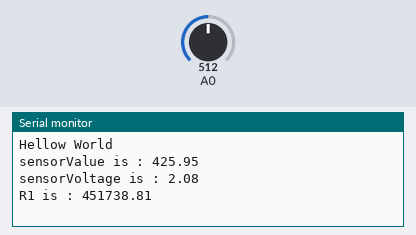
A sketch run on a simulated Arduino Uno, built with avr-gcc and run on an emulated ATmega328P. Shown: the last lines printed to the serial monitor. The inputs (shaded band) are chosen by the test bench; at power-on: A0 = 512.

Above: at 1.2 s.
1.3 s: A0 set to 716
At 2.5 s:
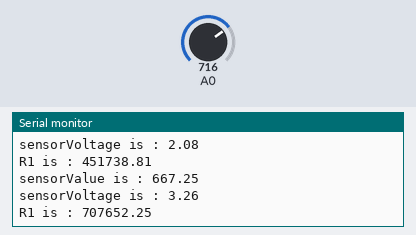
2.8 s: A0 set to 900
At 3.9 s:
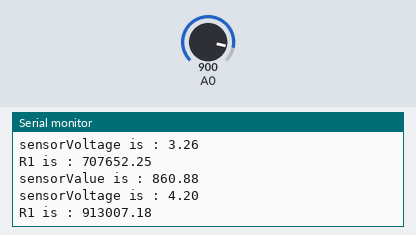
Timing chart, 0 to 5.8 s (numbered marks = the images above; inputs shaded):
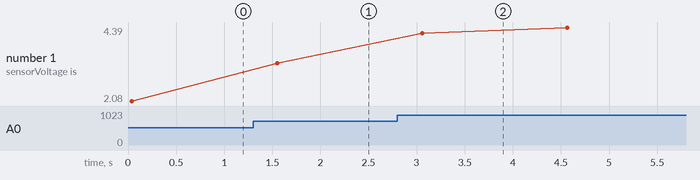

Measured:
- after the input at 1.3 s, the serial monitor: prints a new line after 0.22 s (image 1)
- after the input at 2.8 s, the serial monitor: prints a new line after 0.23 s (image 2)
- plotted number 1: 2.08 → 3.26 after the input at 1.3 s, 3.26 → 4.39 after the input at 2.8 s

The sketch:

HW3.ino
```cpp
  float R1=1.98;
  float R2=1086000;
  float sensorValue,sensorVoltage;
  float ResistorValue = 1086001.98;
void setup()
{
  pinMode(A0,INPUT);
   Serial.begin(9600);
  Serial.println("Hellow World");
}

void loop()
{
  float i,vin=5;
  for(i=0;i<5;i++)
   {
    sensorValue  = 0.7*sensorValue + 0.3*analogRead(A0);
   }
   sensorVoltage = sensorValue*5/1024;
   R1 = sensorVoltage*1086001.98/5;

  Serial.print("sensorValue is : ");
  Serial.println(sensorValue);
  Serial.print("sensorVoltage is : ");
  Serial.println(sensorVoltage);
  Serial.print("R1 is : ");
  Serial.println(R1);
  Serial.println("\n\n");
  delay(1500);
}
```
